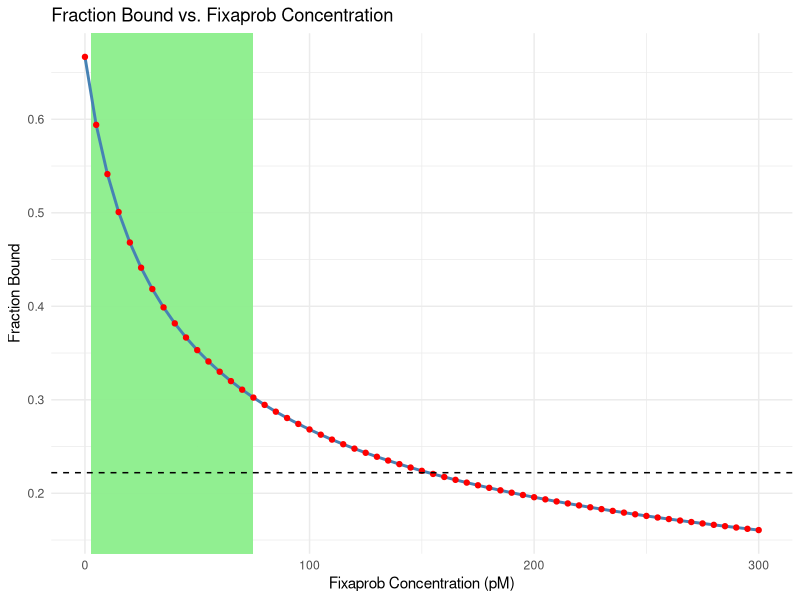

The R source for this figure:
# Load necessary packages
rm(list=ls())
library(tidyverse)
library(deSolve)
library(ggpubr)

# Specify deSolve Model
model <- function(time, inits, theta) {
  with(as.list(c(inits, theta)), {
    
    # Enzyme-substrate complex with Fixaprob and Blocextra as competitive inhibitors
    ES = Et * St / ((Km * (1 + (Ifixaprob / Kie_fixaprob) + (Iblocextra / Kie_blocextra))) + St)
    
    # Free enzyme
    E = Et - ES
    
    # Free substrate
    S = St - ES
    
    # Fraction bound
    fb = P / (Kd + P)
    
    # Product-receptor complex
    PR = Et * P / (Kd + P)
    
    # Feedback term
    feedback = (PR_ss / PR)^n
    
    # Differential equations
    dEt = (Prode * feedback) - Kdege * E
    dSt = Prods - Kdegs * S - Kcat * ES
    dP = Kcat * ES - Kdegp * P
    
    # Return list of derivatives
    list(c(dEt, dSt, dP))
  })
}

# Known constants
Km = 1.25 * 1000  # pM
Kcat = 4  # /sec
Kdege = 1  # /sec
Kdegs = 0.1  # /sec
Kd = 10  # pM

# Concentrations measured at steady state
Pss = 20  # pmol/L
Sss = 10  # pmol/L
Etot_ss = 0.5  # pmol/L

# Calculate steady-state concentrations
ES_ss = Etot_ss * Sss / (Km + Sss)
E_ss = Etot_ss - ES_ss
Prode = Kdege * E_ss
Prods = Kdegs * Sss + Kcat * ES_ss
Kdegp = Kcat * ES_ss / Pss
PR_ss = (Etot_ss * Pss) / (Kd + Pss)

# Initial conditions for simulation
inits = c(Et = Etot_ss, St = Sss + ES_ss, P = Pss)

# Parameter list
theta <- c(
  Km = Km,
  Kcat = Kcat,
  Kdege = Kdege,
  Kdegs = Kdegs,
  Prode = Prode,
  Prods = Prods,
  Kdegp = Kdegp,
  Kie_fixaprob = 10,  # pM
  Kie_blocextra = 1,  # pM
  Ifixaprob = 0,  # Initial Fixaprob concentration (to be varied)
  Iblocextra = 0,  # Initial Blocextra concentration
  Pss = Pss,
  n = 3,  # Feedback exponent
  Kd = Kd
)

# Time parameters
tlast = 60 * 60 * 24 * 3  # 3 days in seconds
times <- seq(0, tlast, 60)  # Every 60 seconds

# Define a function to calculate fraction bound for various Fixaprob concentrations
calculate_fraction_bound <- function(fixaprob_concentration) {
  # Update Ifixaprob value in the theta list
  theta["Ifixaprob"] <- fixaprob_concentration
  
  # Simulate the model
  X <- data.frame(ode(inits, times, model, theta))
  
  # Calculate fraction bound
  X$fb = X$P / (theta["Kd"] + X$P)
  
  # Get final fraction bound value (last time point)
  final_fb <- tail(X$fb, n = 1)
  
  return(final_fb)
}

# Create a sequence of Fixaprob concentrations to test
fixaprob_concentrations <- seq(0, 300, by = 5)  # From 0 to 20 pM

# Calculate fraction bound for each concentration
fraction_bound_values <- sapply(fixaprob_concentrations, calculate_fraction_bound)

# Plot fraction bound as a function of Fixaprob concentration
result_df <- data.frame(Fixaprob = fixaprob_concentrations, Fraction_Bound = fraction_bound_values)

ggplot(result_df, aes(x = Fixaprob, y = Fraction_Bound)) +
  # Add light green shaded region between x = 2.84 and x = 75 (behind the data)
  geom_rect(aes(xmin = 2.84, xmax = 75, ymin = -Inf, ymax = Inf), 
            fill = "lightgreen", alpha = 0.3) +  # Set the transparency with alpha
  geom_line(color = "steelblue", size = 1) +   # Line for fraction bound
  geom_point(color = "red") +                   # Points for each Fixaprob concentration
  geom_hline(yintercept = 0.222, linetype = "dashed", color = "black") +  # Horizontal line at y = 0.222
  labs(x = "Fixaprob Concentration (pM)", 
       y = "Fraction Bound", 
       title = "Fraction Bound vs. Fixaprob Concentration") +
  theme_minimal()
